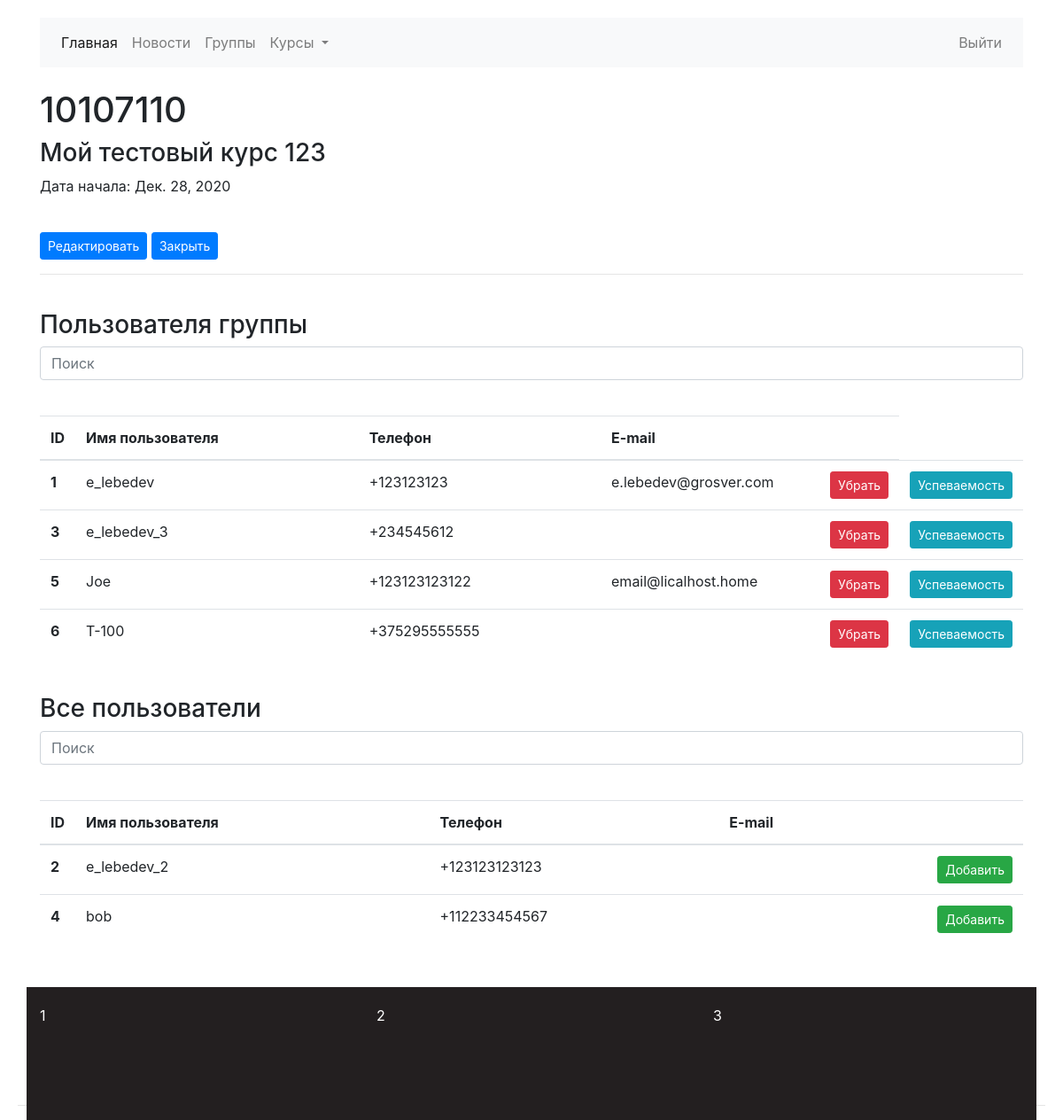
Before: /students/group/10107110 (signed in) with the older database file.
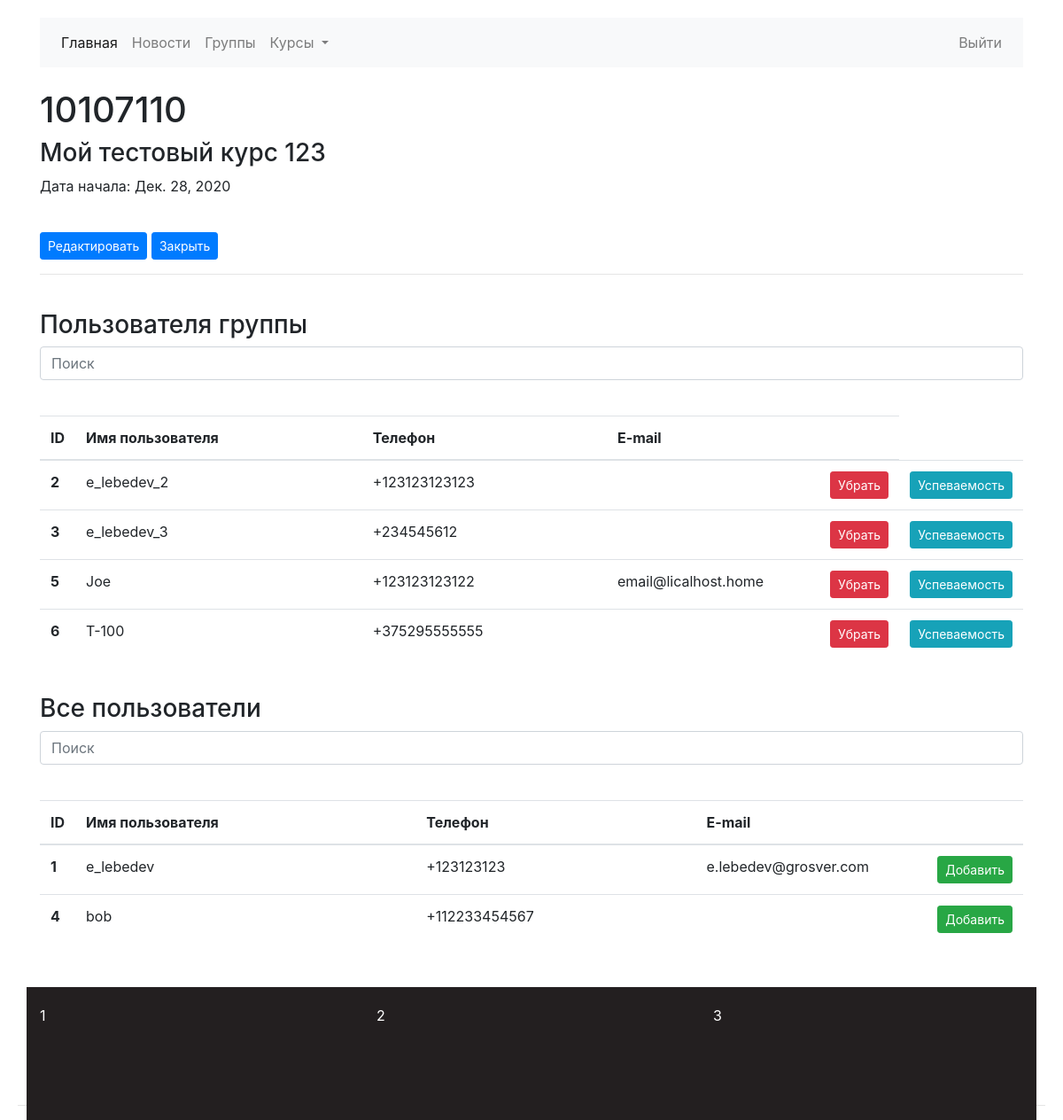
After: the same page with the newer database file.
### profiles/models.py (models this page shows)
class UserModel(AbstractUser):
    phone_regex = RegexValidator(regex=r'^\+?1?\d{9,15}$', message='Формат телефонного номера должен быть +99999999')
    phone_number = models.CharField(validators=[phone_regex], max_length=18, blank=False, null=False, unique=True)
    group_code = models.ManyToManyField(StudentsGroupModel, verbose_name='Группа', )
    is_student = models.BooleanField(default=True, blank=False, null=False)
    is_teacher = models.BooleanField(default=False, blank=False, null=False)

### students/views.py (the view, shortened to what this page needs)
# urls.py: path('group/<int:pk>', views.GroupDetailView.as_view(), name='group_detail'),
class GroupDetailView(LoginRequiredMixin, PermissionRequiredMixin, DetailView):
    model = StudentsGroupModel
    template_name = 'students/groups/group_detail.html'
    permission_required = 'is_staff'
    def get_queryset(self, **kwargs):
        qs = super().get_queryset(**kwargs)
        qs =qs.prefetch_related("usermodel_set").select_related('course')
        return qs
    def get_context_data(self, **kwargs):
        context = super().get_context_data(**kwargs)
        group_users = context.get('object').usermodel_set.all().order_by('id')
        context["group_users"] = group_users
        context["all_users"] = UserModel.objects.exclude(id__in=group_users).order_by('id')
        return context
    def get(self, request, *args, **kwargs):
        return super().get(request, *args, **kwargs)

### students/templates/students/groups/group_detail.html (shortened to what this page needs)
{% extends 'index/base.html'%}
{% load crispy_forms_tags %}
{% load static %}
{% block body %}
<div>
    <h1>{{ object.group_code }}</h1>
    <h3>{{ object.course.title }}</h3>
    <p>Дата начала: {{ object.start_date }}</p>
</div>
<br>
<a class="btn btn-primary btn-sm" href="{% url 'students:group_update' object.pk %}">Редактировать</a>
<a class="btn btn-primary btn-sm" href="{% url 'students:group_status_change' object.pk %}">
    {% if object.is_finished %}
        Открыть
    {% else %}
        Закрыть
    {% endif %}
</a>
<hr>
<br>
<h3>Пользователя группы</h3>
<div class="form-group pull-right">
    <input type="text" class="search group-users form-control" placeholder="Поиск">
</div>
<span class="counter pull-right"></span>
<table class="table table-hover results group-users">
  <thead>
    <tr>
        <th>ID</th>
        <th class="col-md-5 col-xs-5">Имя пользователя</th>
        <th class="col-md-4 col-xs-4">Телефон</th>
        <th class="col-md-3 col-xs-3">E-mail</th>
        <th class="col-md-3 col-xs-3"></th>
    </tr>
  </thead>
  <tbody>
  {% for user in group_users %}
    <tr>
      <th scope="row">{{ user.id }}</th>
      <td>{{ user.username }}</td>
      <td>{{ user.phone_number }}</td>
      <td>{{ user.email }}</td>
        <td class="action"><button class="btn btn-sm btn-danger group-users user-remove">Убрать</button></td>
        <td class="action"><a href="#" class="btn btn-sm btn-info group-users user-progress">Успеваемость</a></td>
    </tr>
  {% endfor %}
  </tbody>
</table>
<br>
<h3>Все пользователи</h3>
<div class="form-group pull-right">
    <input type="text" class="search all-users form-control" placeholder="Поиск">
</div>
<span class="counter pull-right"></span>
<table class="table table-hover results all-users">
    <thead>
    <tr>
        <th>ID</th>
        <th class="col-md-5 col-xs-5">Имя пользователя</th>
        <th class="col-md-4 col-xs-4">Телефон</th>
        <th class="col-md-3 col-xs-3">E-mail</th>
        <th class="col-md-3 col-xs-3"></th>
    </tr>
    </thead>
    <tbody>
    {% for user in all_users %}
    <tr>
        <th scope="row">{{ user.id }}</th>
        <td>{{ user.username }}</td>
        <td>{{ user.phone_number }}</td>
        <td>{{ user.email }}</td>
        <td class="action"><button class="btn btn-sm btn-success all-users user-add">Добавить</button></td>
    </tr>
    {% endfor %}
    </tbody>
</table>
{% endblock %}

Changed rows visible on the page:
changed UserModel "e_lebedev_2": moves from the list under "Все пользователи" to the list under "Пользователя группы"
changed UserModel "e_lebedev": moves from the list under "Пользователя группы" to the list under "Все пользователи"
